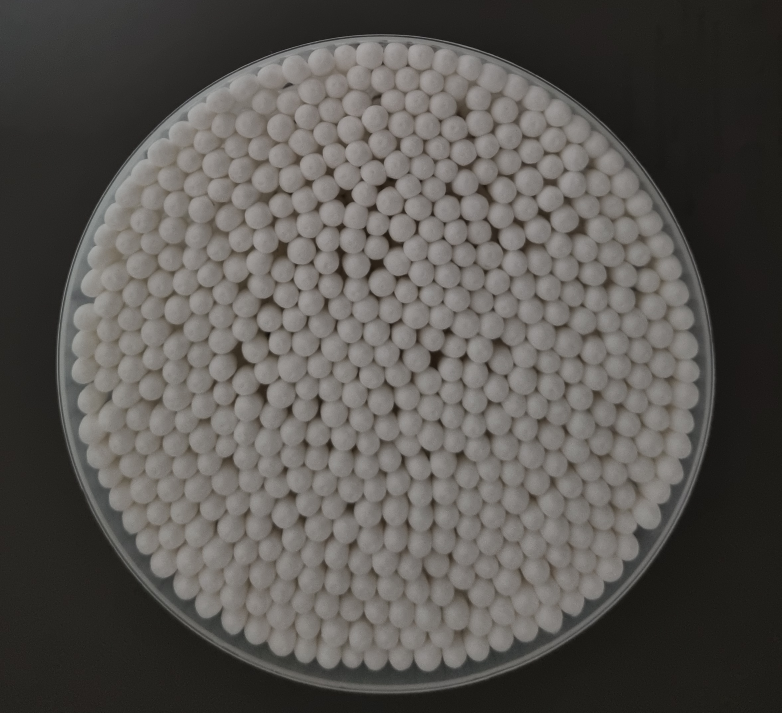
#> input picture images/mb_001_A.jpg, 2346 x 2138 px (shown at 1/3 size); its folder holds only this picture in this run
$ python augment_imgs.py
#> lines starting #> are read from the running program, lines starting #| are printed output that depends on the picture
import os
from PIL import Image

def augment_images(input_folder, output_folder):
    # Create output folder if it doesn't exist
#> called with input_folder = 'images', output_folder = 'augmented_images'
    if not os.path.exists(output_folder):
        os.makedirs(output_folder)

    # Get all image files from the input folder
    image_files = [f for f in os.listdir(input_folder) if f.lower().endswith(('.png', '.jpg', '.jpeg', '.bmp', '.gif'))]

    for image_file in image_files:
        # Open the image
        img_path = os.path.join(input_folder, image_file)
        img = Image.open(img_path)
#> img is the input picture: PIL image 2346x2138 RGB; mean R, G, B 88.8, 85.9, 82.1

        # Generate augmentations
        augmentations = [
            ("flip_horizontal", img.transpose(Image.FLIP_LEFT_RIGHT)),
            ("flip_vertical", img.transpose(Image.FLIP_TOP_BOTTOM)),
            ("flip_both", img.transpose(Image.FLIP_LEFT_RIGHT).transpose(Image.FLIP_TOP_BOTTOM)),
            ("rotate_90", img.rotate(90)),
            ("rotate_180", img.rotate(180)),
            ("rotate_270", img.rotate(270)),
        ]

        # Save augmented images
        for prefix, augmented_img in augmentations:
            output_filename = f"{prefix}_{image_file}"
            output_path = os.path.join(output_folder, output_filename)
            augmented_img.save(output_path)
#> this loop made 6 passes
#> (prefix, output_filename) on passes 1 to 6: ('flip_horizontal', 'flip_horizontal_mb_001_A.jpg'), ('flip_vertical', 'flip_vertical_mb_001_A.jpg'), ('flip_both', 'flip_both_mb_001_A.jpg'), ('rotate_90', 'rotate_90_mb_001_A.jpg'), ('rotate_180', 'rotate_180_mb_001_A.jpg'), ('rotate_270', 'rotate_270_mb_001_A.jpg')
#> pass 1, in augment_images, `augmented_img.save(output_path)`:
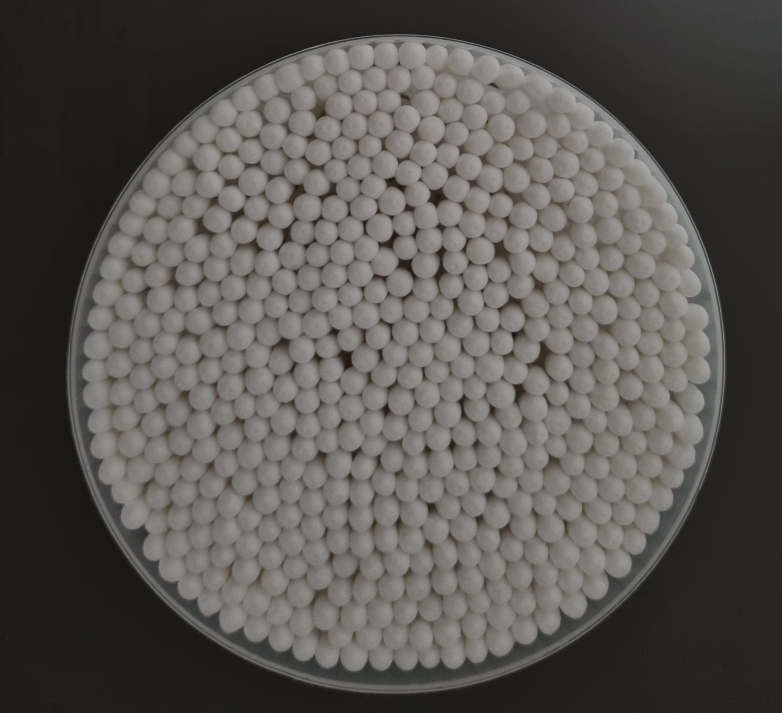
#> saved as flip_horizontal_mb_001_A.jpg: PIL image 2346x2138 RGB (shown at 1/3 size); mean R, G, B 88.8, 85.9, 82.1
#> pass 2, in augment_images, `augmented_img.save(output_path)`:
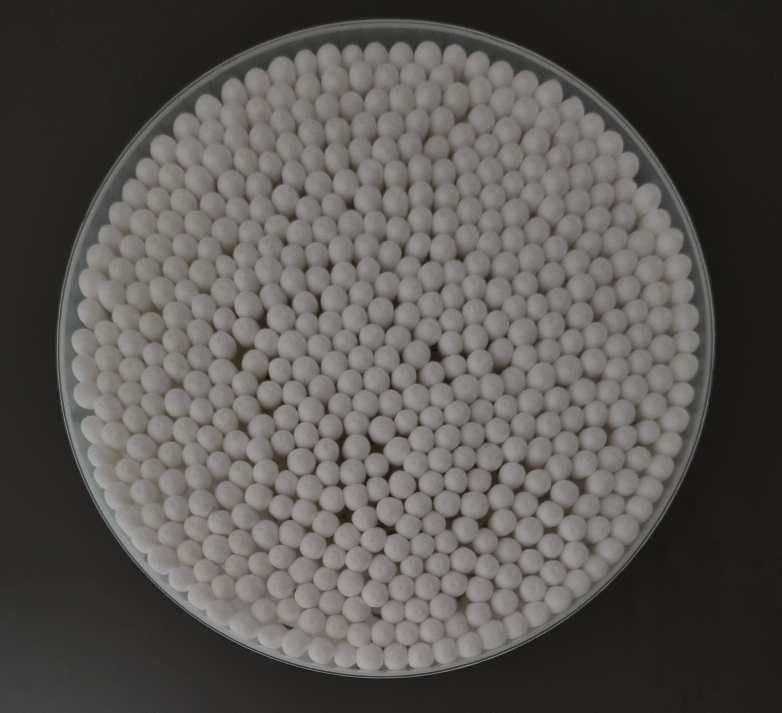
#> saved as flip_vertical_mb_001_A.jpg: PIL image 2346x2138 RGB (shown at 1/3 size); mean R, G, B 88.8, 85.9, 82.1

        print(f"Processed {image_file}")

    print("Augmentation complete!")

# Set input and output folders
input_folder = "images"
output_folder = "augmented_images"

# Run the augmentation
augment_images(input_folder, output_folder)
